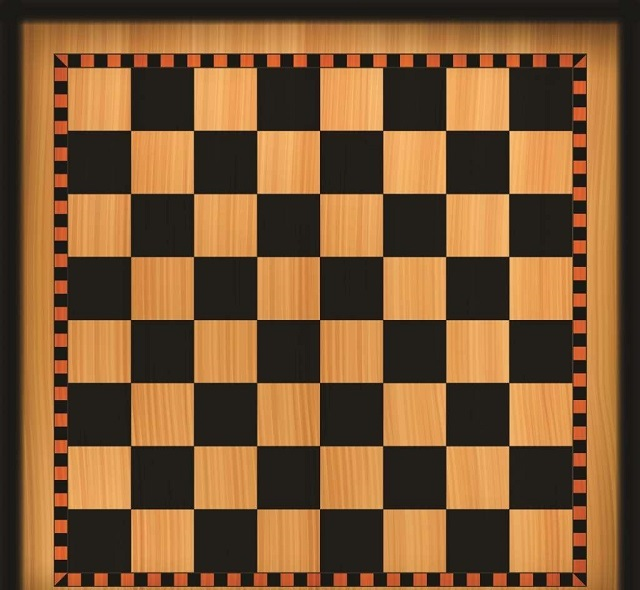
#> input picture opencv_tutorials/images/chess.jpg, 640 x 590 px
$ python 05_01_smooth.py
#> lines starting #> are read from the running program, lines starting #| are printed output that depends on the picture
import cv2 as cv

WINDOW_TITLE = "Image Smooth"
IMAGE_PATH = "images/chess.jpg"
KERNEL_SIZE_X = 11
KERNEL_SIZE_Y = 11

src = cv.imread(IMAGE_PATH)
#> src is the input picture: shape (590, 640, 3); mean B, G, R 51.9, 88.5, 126.5

# 均值平滑
tar1 = cv.blur(src, (KERNEL_SIZE_X, KERNEL_SIZE_Y))
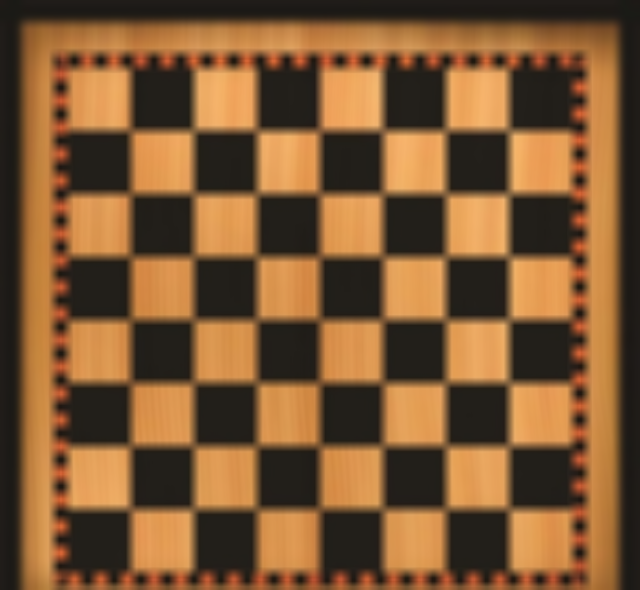
#> tar1: shape (590, 640, 3); mean B, G, R 51.9, 88.4, 126.5

# 高斯平滑, 核尺寸必须为奇数
tar2 = cv.GaussianBlur(src, (KERNEL_SIZE_X, KERNEL_SIZE_Y), 0)
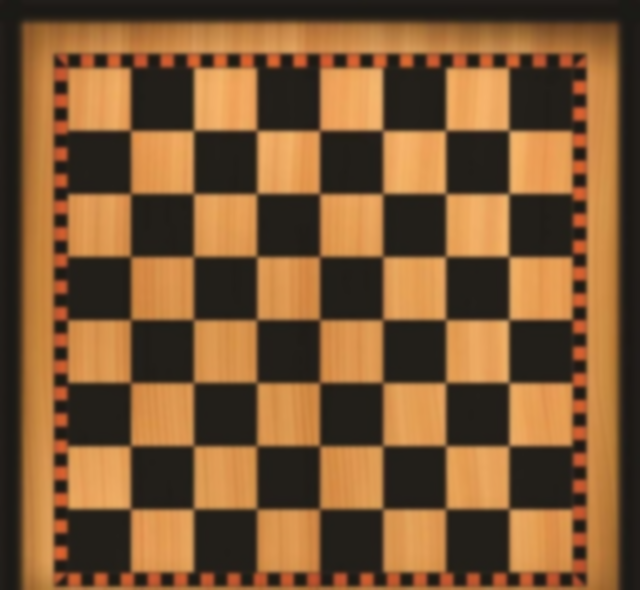
#> tar2: shape (590, 640, 3); mean B, G, R 51.9, 88.5, 126.5

cv.imshow(WINDOW_TITLE, src)
cv.waitKey()
cv.imshow(WINDOW_TITLE, tar1)
cv.waitKey()
cv.imshow(WINDOW_TITLE, tar2)
cv.waitKey()
cv.destroyAllWindows()
